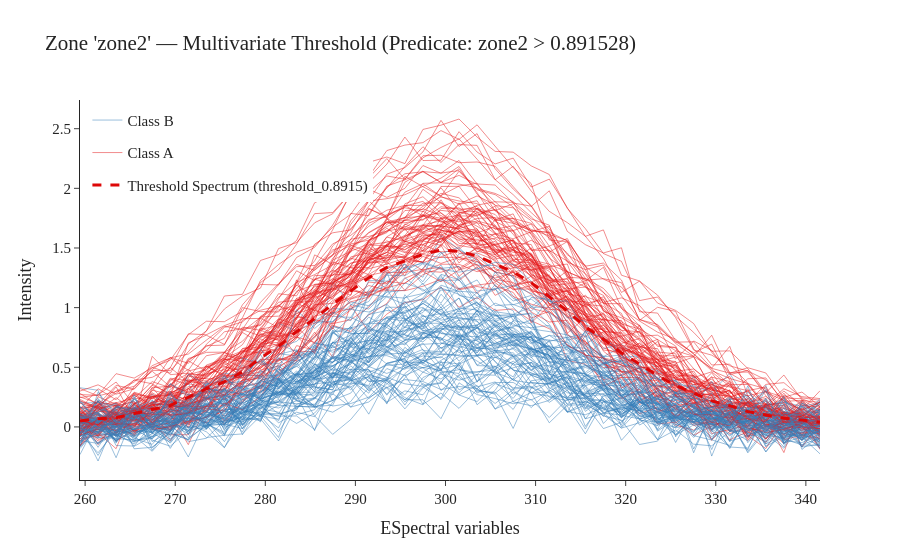

This figure's notebook cell:
### Markdown cell above
### `plot_threshold_spectrum`

For the top-ranked predicate, the threshold computed in PCA space is inversely transformed and overlaid on the original calibration spectra, grouped by class. A vertical dashed line marks the reconstructed boundary within the zone. This plot directly connects abstract graph-based predicates to physically interpretable spectral profiles, showing how the decision rule partitions the two classes along the spectral axis.

### Code cell
from smx import plot_threshold_spectrum

plot_threshold_spectrum(
    lrc_natural_df=smx.lrc_natural_,
    row_index=0, # index of the row in lrc_natural_df corresponding to the predicate to plot (e.g., top-ranked predicate is at index 0, second-ranked predicate is at index 1, etc.)
    spectral_zones_original=smx.zones_natural_,
    pca_info_dict_original=smx.pca_info_natural_,
    y_labels=y_cal,
    output_path=None,
    class_colors={"A": "#e41a1c", "B": "#377eb8"},
    theme=my_theme,
    return_df=True,
)
